Frame 1 (no input): blank canvas, image omitted
Frame 60 (no input): blank canvas, image omitted
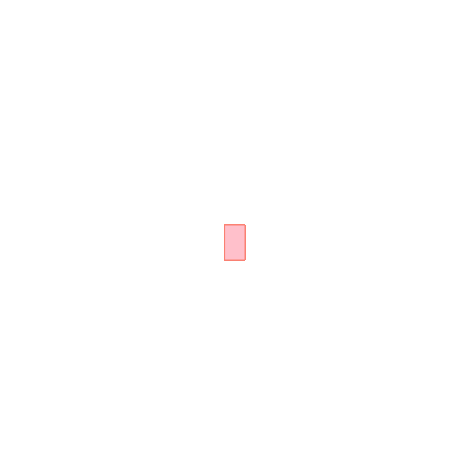
Frame 120 (the mouse pressed at the canvas centre since frame 60)

The p5.js sketch whose frames 1 and 60 were blank and that drew this single picture after the mouse press (run headless with seeded random() and noise() and a simulated clock; from frame 60 on, the mouse is pressed at the canvas centre):

// p5.js sketch
// ── sketch.js
function setup() {
    createCanvas(450, 450);
     background("white");
  }
  
  function draw() {
    stroke("salmon");
    fill("pink");
  
     // console.log(mouseIsPressed)
  
    if (mouseIsPressed) {      
      rect(mouseX, mouseY, 20, 35);
    }
  }
